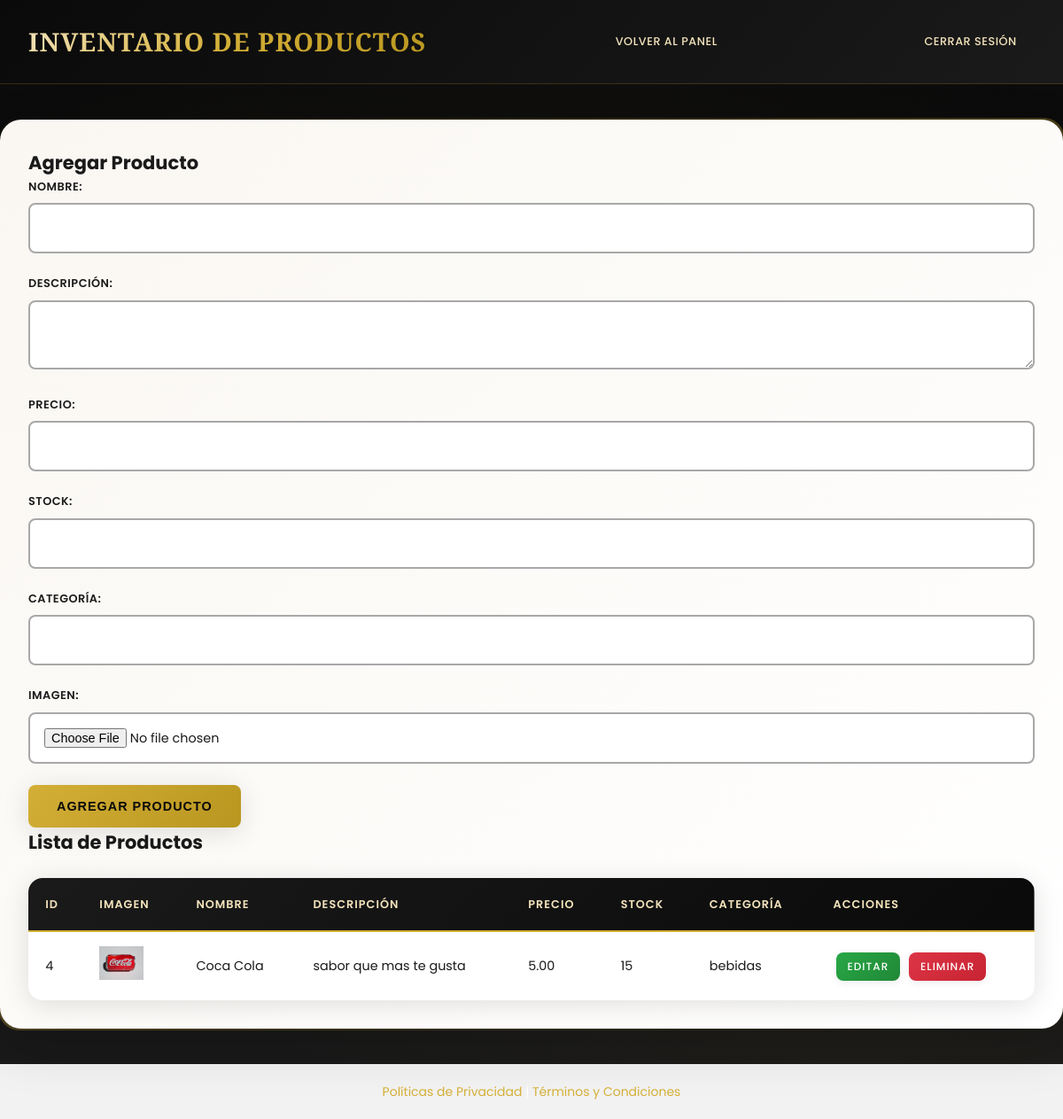
The app's page /inventario.php (signed in) with its own data.
### tables this page shows
CREATE TABLE `productos` (
  `id` int(11) NOT NULL,
  `nombre` varchar(150) NOT NULL,
  `descripcion` text DEFAULT NULL,
  `precio` decimal(10,2) NOT NULL,
  `stock` int(11) NOT NULL DEFAULT 0,
  `categoria` varchar(100) DEFAULT NULL,
  `imagen` varchar(255) NOT NULL DEFAULT 'default.png',
  `creado` timestamp NOT NULL DEFAULT current_timestamp()
);

### inventario.php (the view, shortened to what this page needs)
<?php
require_once 'config/database.php';
$productoEditar = null;
?>
<!DOCTYPE html>
<html lang="es">
<head>
    <link rel="stylesheet" href="styles/style.css">
</head>
<body>
    <header>
        <h1>Inventario de Productos</h1>
        <a href="admin.php">Volver al panel</a>
        <a href="logout.php">Cerrar sesión</a>
    </header>
    <div class="container">
        <h2><?php echo $productoEditar ? 'Editar Producto' : 'Agregar Producto'; ?></h2>
        <form method="POST" enctype="multipart/form-data" id="formulario-inventario">
            <div class="form-group">
                <label>Nombre:</label>
                <input type="text" name="nombre" value="<?php echo $productoEditar ? htmlspecialchars($productoEditar['nombre']) : ''; ?>" required>
            </div>
            <div class="form-group">
                <label>Descripción:</label>
                <textarea name="descripcion"><?php echo $productoEditar ? htmlspecialchars($productoEditar['descripcion']) : ''; ?></textarea>
            </div>
            <div class="form-group">
                <label>Precio:</label>
                <input type="number" step="0.01" name="precio" value="<?php echo $productoEditar ? $productoEditar['precio'] : ''; ?>" required>
            </div>
            <div class="form-group">
                <label>Stock:</label>
                <input type="number" name="stock" value="<?php echo $productoEditar ? $productoEditar['stock'] : ''; ?>" required>
            </div>
            <div class="form-group">
                <label>Categoría:</label>
                <input type="text" name="categoria" value="<?php echo $productoEditar ? htmlspecialchars($productoEditar['categoria']) : ''; ?>" required>
            </div>
            <div class="form-group">
                <label>Imagen:</label>
                <input type="file" name="imagen" accept="image/*">
            </div>
            <button type="submit"><?php echo $productoEditar ? 'Actualizar Producto' : 'Agregar Producto'; ?></button>
        </form>
        <h2>Lista de Productos</h2>
        <table>
            <thead>
                <tr>
                    <th>ID</th>
                    <th>Imagen</th>
                    <th>Nombre</th>
                    <th>Descripción</th>
                    <th>Precio</th>
                    <th>Stock</th>
                    <th>Categoría</th>
                    <th>Acciones</th>
                </tr>
            </thead>
            <tbody>
                <?php
                $stmt = $pdo->query("SELECT * FROM productos");
                while ($row = $stmt->fetch(PDO::FETCH_ASSOC)) {
                    echo "<tr>";
                    echo "<td>{$row['id']}</td>";
                    echo "<td><img src='imagenes/{$row['imagen']}' width='50'></td>";
                    echo "<td>" . htmlspecialchars($row['nombre']) . "</td>";
                    echo "<td>" . htmlspecialchars($row['descripcion']) . "</td>";
                    echo "<td>{$row['precio']}</td>";
                    echo "<td>{$row['stock']}</td>";
                    echo "<td>" . htmlspecialchars($row['categoria']) . "</td>";
                    echo "<td class='acciones'>
        <a href='?editar={$row['id']}' class='btn-update'>Editar</a>
        <a href='javascript:void(0);' class='btn-delete' onclick='eliminarProducto({$row['id']})'>Eliminar</a>
      </td>";
                    echo "</tr>";
                }
                ?>
            </tbody>
        </table>
    </div>
</body>
</html>
<?php include 'footer.php'; ?>

### records on screen
productos: id "4", imagen (picture), nombre "Coca Cola", descripcion "sabor que mas te gusta", precio "5.00", stock "15", categoria "bebidas"
